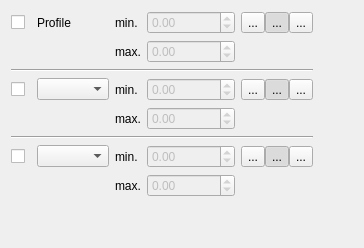
       <widget class="QWidget" name="tab_5">
        <attribute name="title">
         <string>Graphs</string>
        </attribute>
        <layout class="QGridLayout" name="gridLayout_2">
         <item row="3" column="0">
          <widget class="QCheckBox" name="checkGraph2">
           <property name="text">
            <string/>
           </property>
          </widget>
         </item>
         <item row="7" column="2">
          <widget class="QLabel" name="label_12">
           <property name="text">
            <string>max.</string>
           </property>
          </widget>
         </item>
         <item row="1" column="3">
          <widget class="QDoubleSpinBox" name="spinMaxGraph1">
           <property name="enabled">
            <bool>false</bool>
           </property>
           <property name="minimum">
            <double>-1000000.000000000000000</double>
           </property>
           <property name="maximum">
            <double>1000000.000000000000000</double>
           </property>
          </widget>
         </item>
         <item row="4" column="2">
          <widget class="QLabel" name="label_11">
           <property name="text">
            <string>max.</string>
           </property>
          </widget>
         </item>
         <item row="4" column="3">
          <widget class="QDoubleSpinBox" name="spinMaxGraph2">
           <property name="enabled">
            <bool>false</bool>
           </property>
           <property name="minimum">
            <double>-1000000.000000000000000</double>
           </property>
           <property name="maximum">
            <double>1000000.000000000000000</double>
           </property>
          </widget>
         </item>
         <item row="6" column="0">
          <widget class="QCheckBox" name="checkGraph3">
           <property name="text">
            <string/>
           </property>
          </widget>
         </item>
         <item row="0" column="0">
          <widget class="QCheckBox" name="checkGraph1">
           <property name="text">
            <string/>
           </property>
          </widget>
         </item>
         <item row="6" column="3">
          <widget class="QDoubleSpinBox" name="spinMinGraph3">
           <property name="enabled">
            <bool>false</bool>
           </property>
           <property name="minimum">
            <double>-1000000.000000000000000</double>
           </property>
           <property name="maximum">
            <double>1000000.000000000000000</double>
           </property>
          </widget>
         </item>
         <item row="6" column="5">
          <spacer name="horizontalSpacer_3">
           <property name="orientation">
            <enum>Qt::Horizontal</enum>
           </property>
           <property name="sizeHint" stdset="0">
            <size>
             <width>40</width>
             <height>20</height>
            </size>
           </property>
          </spacer>
         </item>
         <item row="7" column="3">
          <widget class="QDoubleSpinBox" name="spinMaxGraph3">
           <property name="enabled">
            <bool>false</bool>
           </property>
           <property name="minimum">
            <double>-1000000.000000000000000</double>
           </property>
           <property name="maximum">
            <double>1000000.000000000000000</double>
           </property>
          </widget>
         </item>
         <item row="8" column="0">
          <spacer name="verticalSpacer_3">
           <property name="orientation">
            <enum>Qt::Vertical</enum>
           </property>
           <property name="sizeHint" stdset="0">
            <size>
             <width>20</width>
             <height>40</height>
            </size>
           </property>
          </spacer>
         </item>
         <item row="1" column="2">
          <widget class="QLabel" name="label_8">
           <property name="text">
            <string>max.</string>
           </property>
          </widget>
         </item>
         <item row="3" column="3">
          <widget class="QDoubleSpinBox" name="spinMinGraph2">
           <property name="enabled">
            <bool>false</bool>
           </property>
           <property name="minimum">
            <double>-1000000.000000000000000</double>
           </property>
           <property name="maximum">
            <double>1000000.000000000000000</double>
           </property>
          </widget>
         </item>
         <item row="0" column="3">
          <widget class="QDoubleSpinBox" name="spinMinGraph1">
           <property name="enabled">
            <bool>false</bool>
           </property>
           <property name="minimum">
            <double>-1000000.000000000000000</double>
           </property>
           <property name="maximum">
            <double>1000000.000000000000000</double>
           </property>
          </widget>
         </item>
         <item row="6" column="2">
          <widget class="QLabel" name="label_10">
           <property name="text">
            <string>min.</string>
           </property>
          </widget>
         </item>
         <item row="3" column="2">
          <widget class="QLabel" name="label_9">
           <property name="text">
            <string>min.</string>
           </property>
          </widget>
         </item>
         <item row="2" column="0" colspan="5">
          <widget class="Line" name="line_5">
           <property name="orientation">
            <enum>Qt::Horizontal</enum>
           </property>
          </widget>
         </item>
         <item row="0" column="2">
          <widget class="QLabel" name="label_7">
           <property name="text">
            <string>min.</string>
           </property>
          </widget>
         </item>
         <item row="5" column="0" colspan="5">
          <widget class="Line" name="line_6">
           <property name="orientation">
            <enum>Qt::Horizontal</enum>
           </property>
          </widget>
         </item>
         <item row="0" column="1">
          <widget class="QLabel" name="label_6">
           <property name="text">
            <string>Profile</string>
           </property>
          </widget>
         </item>
         <item row="3" column="1">
          <widget class="QComboBox" name="comboGraph2"/>
         </item>
         <item row="6" column="1">
          <widget class="QComboBox" name="comboGraph3"/>
         </item>
         <item row="0" column="4">
          <layout class="QHBoxLayout" name="horizontalLayout_10">
           <property name="spacing">
            <number>0</number>
           </property>
           <item>
            <widget class="QToolButton" name="toolLimitUsrGraph1">
             <property name="toolTip">
              <string>Use user defined limits that only apply to this particular track.</string>
             </property>
             <property name="text">
              <string>...</string>
             </property>
             <property name="icon">
              <iconset resource="../../resources.qrc">
               <normaloff>:/icons/32x32/LimitUsr.png</normaloff>:/icons/32x32/LimitUsr.png</iconset>
             </property>
             <property name="iconSize">
              <size>
               <width>16</width>
               <height>16</height>
              </size>
             </property>
             <property name="checkable">
              <bool>true</bool>
             </property>
             <property name="autoExclusive">
              <bool>true</bool>
             </property>
             <attribute name="buttonGroup">
              <string notr="true">buttonGroupGraph1</string>
             </attribute>
            </widget>
           </item>
           <item>
            <widget class="QToolButton" name="toolLimitAutoGraph1">
             <property name="toolTip">
              <string>Automatic limits</string>
             </property>
             <property name="text">
              <string>...</string>
             </property>
             <property name="icon">
              <iconset resource="../../resources.qrc">
               <normaloff>:/icons/32x32/Limit.png</normaloff>:/icons/32x32/Limit.png</iconset>
             </property>
             <property name="iconSize">
              <size>
               <width>16</width>
               <height>16</height>
              </size>
             </property>
             <property name="checkable">
              <bool>true</bool>
             </property>
             <property name="checked">
              <bool>true</bool>
             </property>
             <property name="autoExclusive">
              <bool>true</bool>
             </property>
             <attribute name="buttonGroup">
              <string notr="true">buttonGroupGraph1</string>
             </attribute>
            </widget>
           </item>
           <item>
            <widget class="QToolButton" name="toolLimitSysGraph1">
             <property name="toolTip">
              <string>Use global user defined limits.</string>
             </property>
             <property name="text">
              <string>...</string>
             </property>
             <property name="icon">
              <iconset resource="../../resources.qrc">
               <normaloff>:/icons/32x32/LimitSys.png</normaloff>:/icons/32x32/LimitSys.png</iconset>
             </property>
             <property name="iconSize">
              <size>
               <width>16</width>
               <height>16</height>
              </size>
             </property>
             <property name="checkable">
              <bool>true</bool>
             </property>
             <property name="autoExclusive">
              <bool>true</bool>
             </property>
             <attribute name="buttonGroup">
              <string notr="true">buttonGroupGraph1</string>
             </attribute>
            </widget>
           </item>
          </layout>
         </item>
         <item row="3" column="4">
          <layout class="QHBoxLayout" name="horizontalLayout_11">
           <property name="spacing">
            <number>0</number>
           </property>
           <item>
            <widget class="QToolButton" name="toolLimitUsrGraph2">
             <property name="toolTip">
              <string>Use user defined limits that only apply to this particular track.</string>
             </property>
             <property name="text">
              <string>...</string>
             </property>
             <property name="icon">
              <iconset resource="../../resources.qrc">
               <normaloff>:/icons/32x32/LimitUsr.png</normaloff>:/icons/32x32/LimitUsr.png</iconset>
             </property>
             <property name="iconSize">
              <size>
               <width>16</width>
               <height>16</height>
              </size>
             </property>
             <property name="checkable">
              <bool>true</bool>
             </property>
             <property name="autoExclusive">
              <bool>true</bool>
             </property>
             <attribute name="buttonGroup">
              <string notr="true">buttonGroupGraph2</string>
             </attribute>
            </widget>
           </item>
           <item>
            <widget class="QToolButton" name="toolLimitAutoGraph2">
             <property name="toolTip">
              <string>Automatic limits</string>
             </property>
             <property name="text">
              <string>...</string>
             </property>
             <property name="icon">
              <iconset resource="../../resources.qrc">
               <normaloff>:/icons/32x32/Limit.png</normaloff>:/icons/32x32/Limit.png</iconset>
             </property>
             <property name="iconSize">
              <size>
               <width>16</width>
               <height>16</height>
              </size>
             </property>
             <property name="checkable">
              <bool>true</bool>
             </property>
             <property name="checked">
              <bool>true</bool>
             </property>
             <property name="autoExclusive">
              <bool>true</bool>
             </property>
             <attribute name="buttonGroup">
              <string notr="true">buttonGroupGraph2</string>
             </attribute>
            </widget>
           </item>
           <item>
            <widget class="QToolButton" name="toolLimitSysGraph2">
             <property name="toolTip">
              <string>Use global user defined limits.</string>
             </property>
             <property name="text">
              <string>...</string>
             </property>
             <property name="icon">
              <iconset resource="../../resources.qrc">
               <normaloff>:/icons/32x32/LimitSys.png</normaloff>:/icons/32x32/LimitSys.png</iconset>
             </property>
             <property name="iconSize">
              <size>
               <width>16</width>
               <height>16</height>
              </size>
             </property>
             <property name="checkable">
              <bool>true</bool>
             </property>
             <property name="autoExclusive">
              <bool>true</bool>
             </property>
             <attribute name="buttonGroup">
              <string notr="true">buttonGroupGraph2</string>
             </attribute>
            </widget>
           </item>
          </layout>
         </item>
         <item row="6" column="4">
          <layout class="QHBoxLayout" name="horizontalLayout_12">
           <property name="spacing">
            <number>0</number>
           </property>
           <item>
            <widget class="QToolButton" name="toolLimitUsrGraph3">
             <property name="toolTip">
              <string>Use user defined limits that only apply to this particular track.</string>
             </property>
             <property name="text">
              <string>...</string>
             </property>
             <property name="icon">
              <iconset resource="../../resources.qrc">
               <normaloff>:/icons/32x32/LimitUsr.png</normaloff>:/icons/32x32/LimitUsr.png</iconset>
             </property>
             <property name="iconSize">
              <size>
               <width>16</width>
               <height>16</height>
              </size>
             </property>
             <property name="checkable">
              <bool>true</bool>
             </property>
             <property name="autoExclusive">
              <bool>true</bool>
             </property>
             <attribute name="buttonGroup">
              <string notr="true">buttonGroupGraph3</string>
             </attribute>
            </widget>
           </item>
           <item>
            <widget class="QToolButton" name="toolLimitAutoGraph3">
             <property name="toolTip">
              <string>Automatic limits</string>
             </property>
             <property name="text">
              <string>...</string>
             </property>
             <property name="icon">
              <iconset resource="../../resources.qrc">
               <normaloff>:/icons/32x32/Limit.png</normaloff>:/icons/32x32/Limit.png</iconset>
             </property>
             <property name="iconSize">
              <size>
               <width>16</width>
               <height>16</height>
              </size>
             </property>
             <property name="checkable">
              <bool>true</bool>
             </property>
             <property name="checked">
              <bool>true</bool>
             </property>
             <property name="autoExclusive">
              <bool>true</bool>
             </property>
             <attribute name="buttonGroup">
              <string notr="true">buttonGroupGraph3</string>
             </attribute>
            </widget>
           </item>
           <item>
            <widget class="QToolButton" name="toolLimitSysGraph3">
             <property name="toolTip">
              <string>Use global user defined limits.</string>
             </property>
             <property name="text">
              <string>...</string>
             </property>
             <property name="icon">
              <iconset resource="../../resources.qrc">
               <normaloff>:/icons/32x32/LimitSys.png</normaloff>:/icons/32x32/LimitSys.png</iconset>
             </property>
             <property name="iconSize">
              <size>
               <width>16</width>
               <height>16</height>
              </size>
             </property>
             <property name="checkable">
              <bool>true</bool>
             </property>
             <property name="autoExclusive">
              <bool>true</bool>
             </property>
             <attribute name="buttonGroup">
              <string notr="true">buttonGroupGraph3</string>
             </attribute>
            </widget>
           </item>
          </layout>
         </item>
        </layout>
       </widget>
